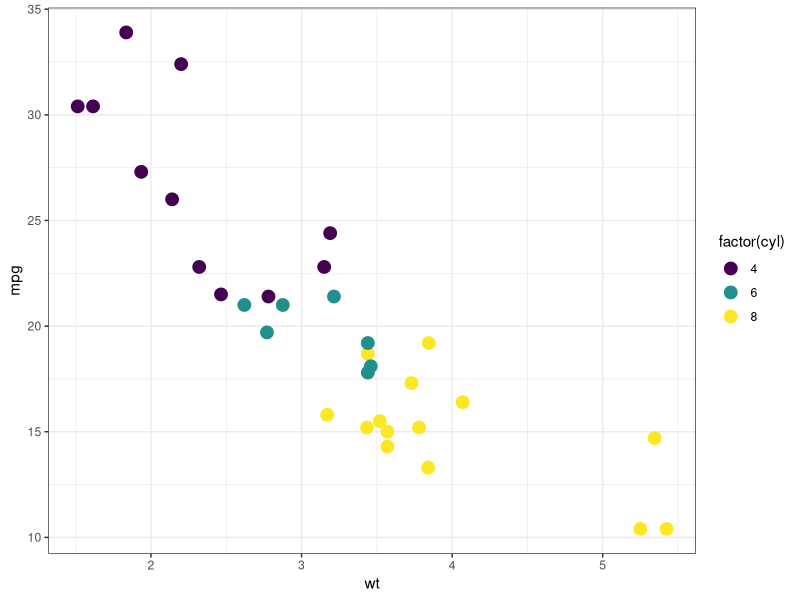
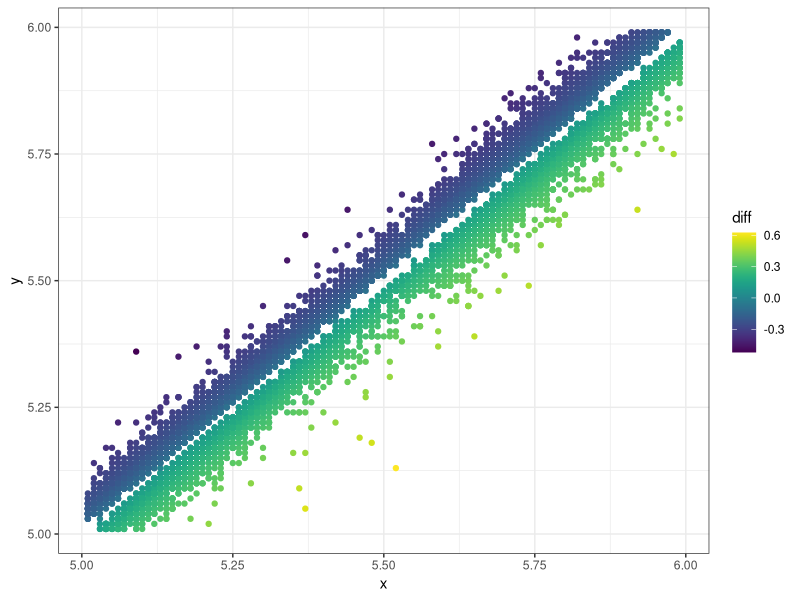
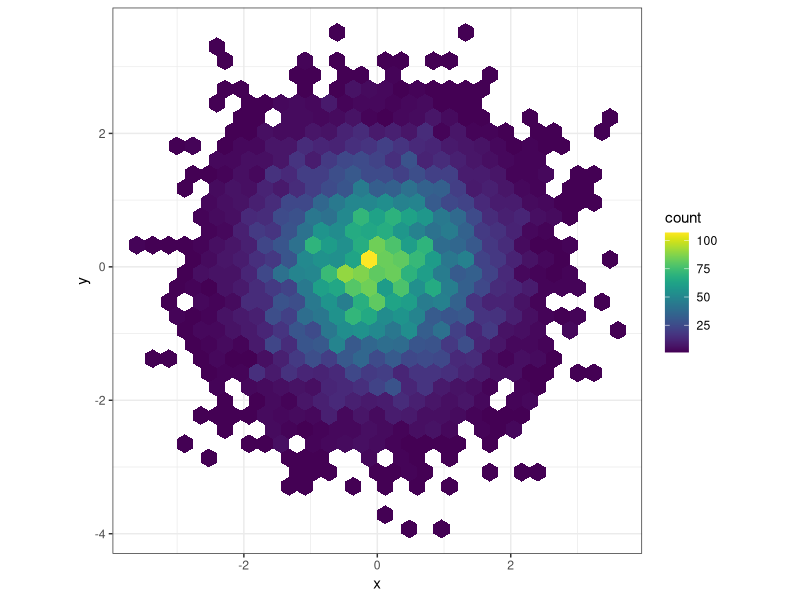
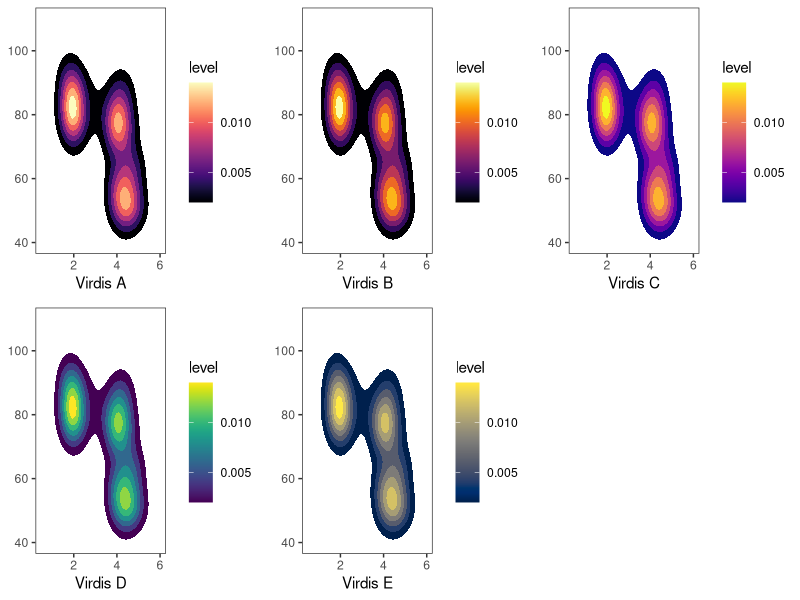

These charts were generated, in order, by the following R code:
library(viridis)


### Name: scale_color_viridis
### Title: Viridis color scales
### Aliases: scale_color_viridis scale_colour_viridis scale_color_viridis
###   scale_fill_viridis

### ** Examples

library(ggplot2)

# ripped from the pages of ggplot2
p <- ggplot(mtcars, aes(wt, mpg))
p + geom_point(size=4, aes(colour = factor(cyl))) +
    scale_color_viridis(discrete=TRUE) +
    theme_bw()

# ripped from the pages of ggplot2
dsub <- subset(diamonds, x > 5 & x < 6 & y > 5 & y < 6)
dsub$diff <- with(dsub, sqrt(abs(x-y))* sign(x-y))
d <- ggplot(dsub, aes(x, y, colour=diff)) + geom_point()
d + scale_color_viridis() + theme_bw()


# from the main viridis example
dat <- data.frame(x = rnorm(10000), y = rnorm(10000))

ggplot(dat, aes(x = x, y = y)) +
  geom_hex() + coord_fixed() +
  scale_fill_viridis() + theme_bw()

library(ggplot2)
library(MASS)
library(gridExtra)

data("geyser", package="MASS")

ggplot(geyser, aes(x = duration, y = waiting)) +
  xlim(0.5, 6) + ylim(40, 110) +
  stat_density2d(aes(fill = ..level..), geom="polygon") +
  theme_bw() +
  theme(panel.grid=element_blank()) -> gg

grid.arrange(
  gg + scale_fill_viridis(option="A") + labs(x="Virdis A", y=NULL),
  gg + scale_fill_viridis(option="B") + labs(x="Virdis B", y=NULL),
  gg + scale_fill_viridis(option="C") + labs(x="Virdis C", y=NULL),
  gg + scale_fill_viridis(option="D") + labs(x="Virdis D", y=NULL),
  gg + scale_fill_viridis(option="E") + labs(x="Virdis E", y=NULL),
  ncol=3, nrow=2
)
